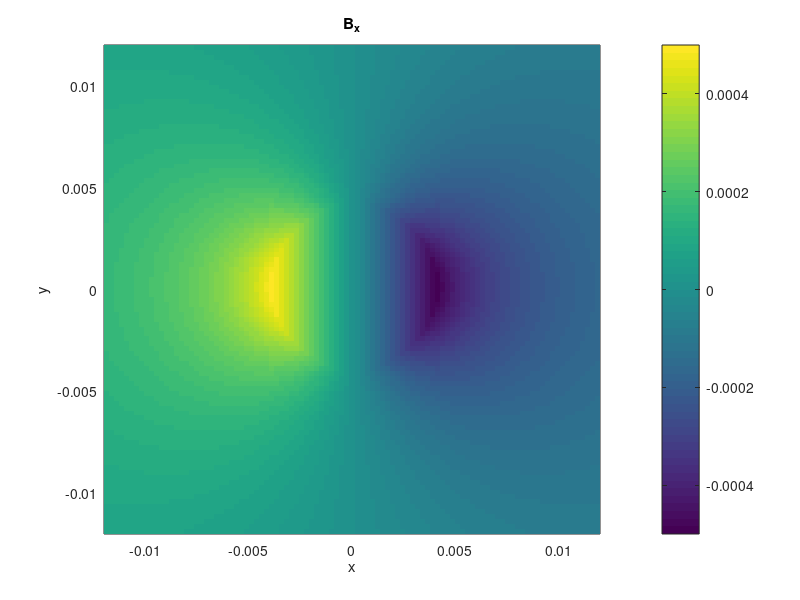
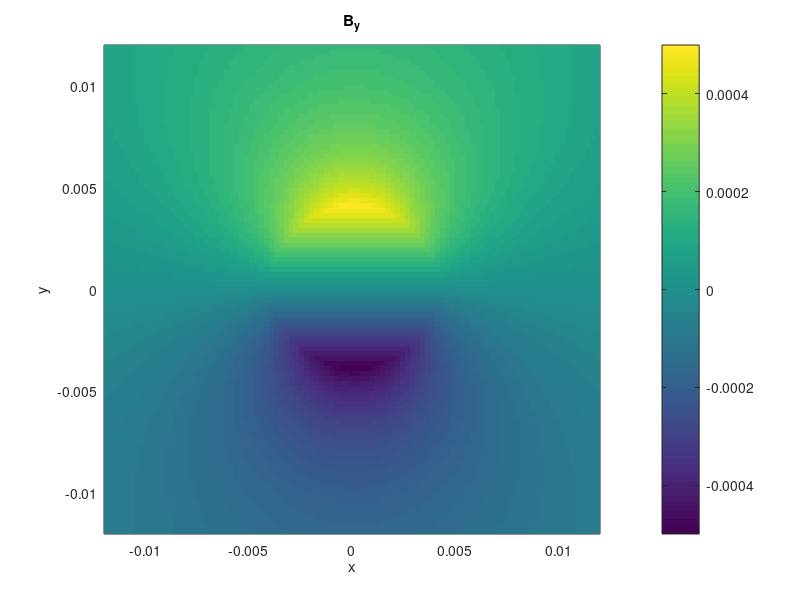
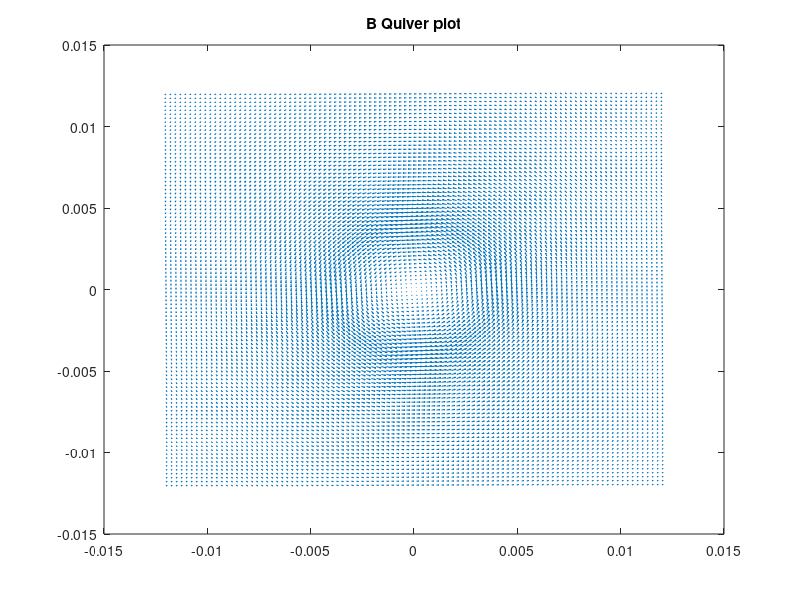

Write MATLAB code to recreate these figures, in order.
%% Introduction
%Aldous George
%EP 501
%Project 5
%This code contains excerpts from codes provided by Dr. Zettergen.
%https://github.com/Zettergren-Courses/EP501_matlab/
clc
clearvars
close all
%% Problem 1

%Initiation
I   = 10;               %(A)
mu0 = 4*pi*10^(-7);     %(H/m)
a   = 0.004;            %(m)
x = linspace(-3*a,3*a,100);
y = linspace(-3*a,3*a,100);
[X,Y] = meshgrid(x,y);

Bx = zeros(100,100);
By = zeros(100,100);

for i=1:100
    for j=1:100
        cond = sqrt(x(i)^2+y(j)^2);
        if cond<a
            Bx(i,j) = (mu0*I/(2*pi*a^2))*cond*(-(y(j)/cond));
            By(i,j) = (mu0*I/(2*pi*a^2))*cond*(x(i)/cond);
        else
            Bx(i,j) = (mu0*I/(2*pi))*(1/cond)*(-(y(j)/cond));
            By(i,j) = (mu0*I/(2*pi))*(1/cond)*(x(i)/cond);
        end
    end
end

%1-a
%plot
%Bx
figure(1);
pcolor(X,Y,Bx);
xlim([-3*a,3*a]);
ylim([-3*a,3*a]);
xlabel('x');
ylabel('y');
title('B_x');
colorbar 
shading flat
hold on 
%By
figure(2)
pcolor(X,Y,By);
xlim([-3*a,3*a]);
ylim([-3*a,3*a]);
xlabel('x');
ylabel('y');
title('B_y');
colorbar 
shading flat

%1-b
figure(3)
quiver(X,Y,Bx',By');
title('B Quiver plot');
